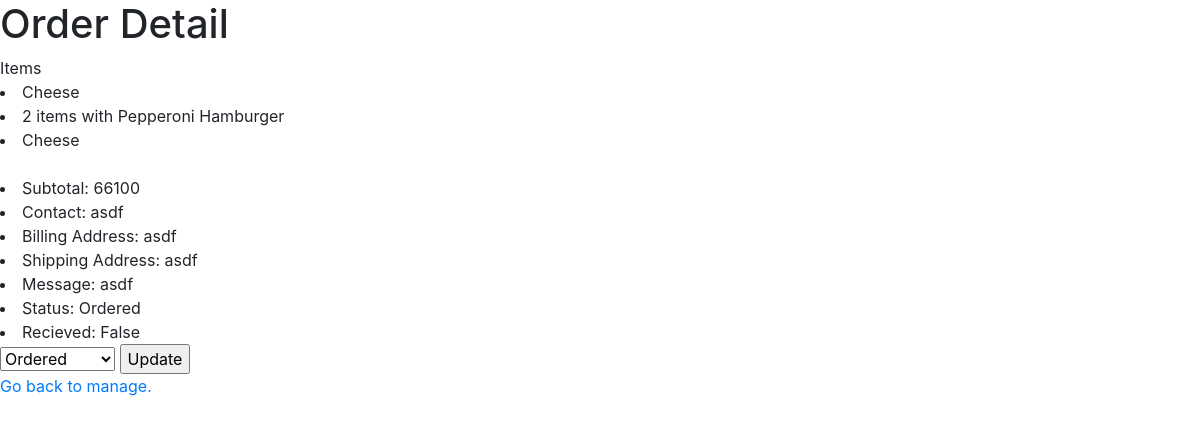
Page /manage/order/25 (signed in) on the committed database.
### orders/models.py (models this page shows, shortened)
class OrderItem(models.Model):
    user = models.ForeignKey(User, on_delete=models.CASCADE)
    item = models.ForeignKey(Item, on_delete=models.CASCADE)
    quantity = models.IntegerField(default=1)
    toppings = models.ManyToManyField(Topping, blank=True, related_name='orders') # For pizza
    extra = models.BooleanField(default=False) # For sub
    price = models.IntegerField(default=0)

class Item(models.Model):
    category = models.ForeignKey(Category, on_delete=models.CASCADE)
    name = models.CharField(max_length=64)
    S = 'Small'
    L = 'Large'
    SIZE_CHOICES = (
        (S, 'Small'),
        (L, 'Large')
    )
    size = models.CharField(max_length=8, choices=SIZE_CHOICES, blank=True)
    price = models.IntegerField(blank=True, default=0) # Blankable for Toppings

class Topping(Item):
    """Define toppings."""

class Order(models.Model):
    user = models.ForeignKey(User, on_delete=models.CASCADE, related_name='order')
    items = models.ManyToManyField(OrderItem, related_name='order')
    subtotal = models.IntegerField('Shipment Total', default=0)
    order_time = models.DateTimeField('Order placed', default=timezone.now)
    contact = models.CharField(max_length=100)
    billing_address = models.CharField(max_length=100)
    shipping_address = models.CharField(max_length=100)
    message = models.CharField(max_length=50, blank=True)
    ORDERED = 'Ordered'
    SHIPPING = 'On Shipping'
    DELIVERED = 'Delivered'
    STATUS_CHOCIES = (
        (ORDERED, 'Ordered'),
        (SHIPPING, 'On Shipping'),
        (DELIVERED, 'Delivered')
    )
    status = models.CharField(max_length=16, choices=STATUS_CHOCIES, default=ORDERED)
    recieved = models.BooleanField(default=False)

### orders/views.py (the view, shortened to what this page needs)
# urls.py: path('manage/order/<int:pk>', views.ManageOrderDetail.as_view(), name='manage_order_detail'),
class ManageOrderDetail(PermissionRequiredMixin, DetailView):
    permission_required = 'orders.can_manage'
    model = Order
    template_name = 'orders/manageorder_detail.html'

### orders/templates/orders/manageorder_detail.html (shortened to what this page needs)
{% extends "base_orders.html" %}
{% block content %}
<h1>Order Detail</h1>
Items
{% for order_item in order.items.all %}
    <li>{{ order_item.item.name }}
    {% if order_item.toppings.all|length >= 1 %}
        with
        {% for topping in order_item.toppings.all %}
            {{ topping.name }}
        {% endfor %}
    {% elif order_item.extra %}
        (+Extra Cheese)
    {% endif %}
    </li>
{% endfor %}
<br>
<li>Subtotal: {{ order.subtotal }}</li>
<li>Contact: {{ order.contact }}</li>
<li>Billing Address: {{ order.billing_address }}</li>
<li>Shipping Address: {{ order.shipping_address }}</li>
<li>Message: {{ order.message }}</li>
<li>Status: {{ order.status }}</li>
<li>Recieved: {{ order.recieved }}</li>
<form action="{% url 'manage_order_detail' order.id %}", method="POST">
    <select name="status" selected="{{ order.status }}">
        <option value="Ordered">Ordered</option>
    </select>
    <input type="submit" value="Update">
</form>
<a href="{% url 'manage_order' %}">Go back to manage.</a>
{% endblock %}

### rows in the picture
OrderItem: item.name "Cheese"
OrderItem: item.name "2 items"
Topping: name "Pepperoni"
Topping: name "Hamburger"
OrderItem: item.name "Cheese"
Order: subtotal "66100", contact "asdf", billing_address "asdf", shipping_address "asdf", message "asdf", status "Ordered", recieved "False"
